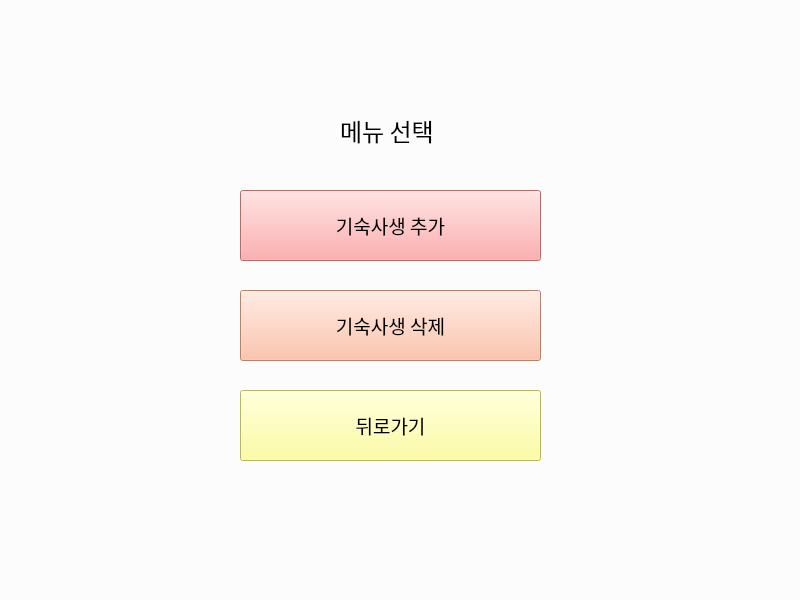
<?xml version="1.0" encoding="UTF-8"?>
<ui version="4.0">
 <class>Form</class>
 <widget class="QWidget" name="Form">
  <property name="geometry">
   <rect>
    <x>0</x>
    <y>0</y>
    <width>800</width>
    <height>600</height>
   </rect>
  </property>
  <property name="windowTitle">
   <string>Form</string>
  </property>
  <property name="styleSheet">
   <string notr="true">background:rgb(252, 252, 252);</string>
  </property>
  <widget class="QPushButton" name="btn_add">
   <property name="geometry">
    <rect>
     <x>240</x>
     <y>190</y>
     <width>301</width>
     <height>71</height>
    </rect>
   </property>
   <property name="font">
    <font>
     <family>궁서체</family>
     <pointsize>14</pointsize>
    </font>
   </property>
   <property name="styleSheet">
    <string notr="true">background:rgb(255, 150, 150);</string>
   </property>
   <property name="text">
    <string>기숙사생 추가</string>
   </property>
  </widget>
  <widget class="QPushButton" name="btn_minus">
   <property name="geometry">
    <rect>
     <x>240</x>
     <y>290</y>
     <width>301</width>
     <height>71</height>
    </rect>
   </property>
   <property name="font">
    <font>
     <family>궁서체</family>
     <pointsize>14</pointsize>
    </font>
   </property>
   <property name="styleSheet">
    <string notr="true">background:rgb(255, 180, 150);</string>
   </property>
   <property name="text">
    <string>기숙사생 삭제</string>
   </property>
  </widget>
  <widget class="QLabel" name="title_2">
   <property name="geometry">
    <rect>
     <x>340</x>
     <y>100</y>
     <width>111</width>
     <height>61</height>
    </rect>
   </property>
   <property name="font">
    <font>
     <family>궁서체</family>
     <pointsize>18</pointsize>
    </font>
   </property>
   <property name="text">
    <string>메뉴 선택</string>
   </property>
  </widget>
  <widget class="QPushButton" name="btn_back">
   <property name="geometry">
    <rect>
     <x>240</x>
     <y>390</y>
     <width>301</width>
     <height>71</height>
    </rect>
   </property>
   <property name="font">
    <font>
     <family>궁서체</family>
     <pointsize>14</pointsize>
    </font>
   </property>
   <property name="styleSheet">
    <string notr="true">background:rgb(255, 255, 140);</string>
   </property>
   <property name="text">
    <string>뒤로가기</string>
   </property>
  </widget>
 </widget>
 <resources/>
 <connections>
  <connection>
   <sender>btn_add</sender>
   <signal>clicked()</signal>
   <receiver>Form</receiver>
   <slot>btn_edit_to_add()</slot>
   <hints>
    <hint type="sourcelabel">
     <x>461</x>
     <y>238</y>
    </hint>
    <hint type="destinationlabel">
     <x>651</x>
     <y>170</y>
    </hint>
   </hints>
  </connection>
  <connection>
   <sender>btn_minus</sender>
   <signal>clicked()</signal>
   <receiver>Form</receiver>
   <slot>btn_edit_to_delete()</slot>
   <hints>
    <hint type="sourcelabel">
     <x>295</x>
     <y>351</y>
    </hint>
    <hint type="destinationlabel">
     <x>461</x>
     <y>401</y>
    </hint>
   </hints>
  </connection>
  <connection>
   <sender>btn_back</sender>
   <signal>clicked()</signal>
   <receiver>Form</receiver>
   <slot>btn_edit_to_main()</slot>
   <hints>
    <hint type="sourcelabel">
     <x>409</x>
     <y>420</y>
    </hint>
    <hint type="destinationlabel">
     <x>639</x>
     <y>374</y>
    </hint>
   </hints>
  </connection>
 </connections>
 <slots>
  <slot>btn_edit_to_add()</slot>
  <slot>btn_edit_to_delete()</slot>
  <slot>btn_edit_to_main()</slot>
 </slots>
</ui>
